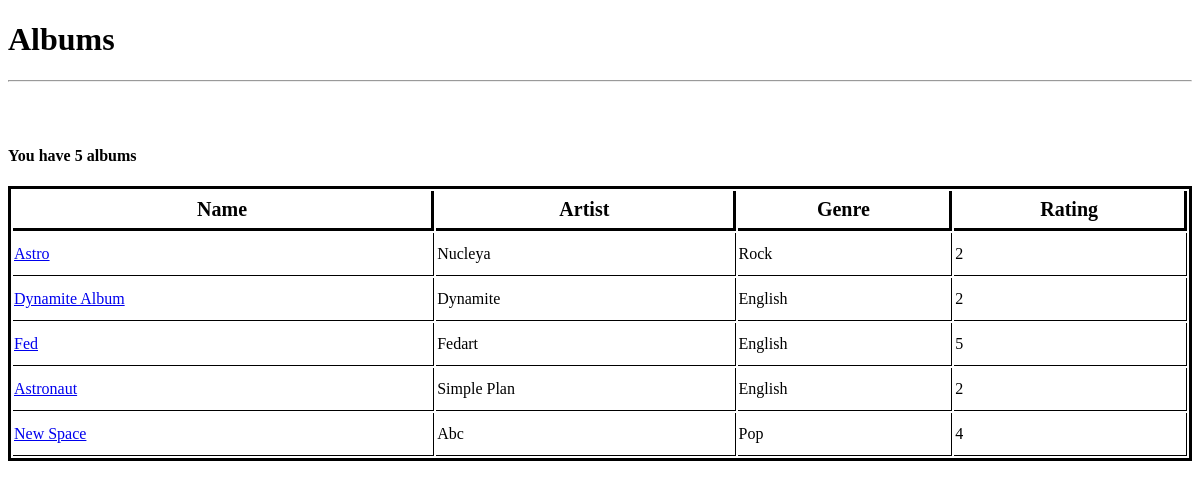
/music/albums/, run on the app's committed database.
### Music/models.py (models this page shows, shortened)
class Album(models.Model):
	title = models.CharField(max_length=200)
	artist = models.CharField(max_length=200)
	genre = models.CharField(max_length=50, choices=[
		('English', 'English'),
		('Rock', 'Rock'),
		('Bollywood', 'Bollywood'),
		('Pop', 'Pop'),
		('Indie', 'Indie'),
		('Soundtrack', 'Soundtrack'),
		('Other', 'Other'),
	])
	rating = models.IntegerField(default=0, choices=[
		(1, 1),
		(2, 2),
		(3, 3),
		(4, 4),
		(5, 5),
	])
	cover_image = models.ImageField(default=None, null=True)

### Music/views.py (the view)
# urls.py: path('albums/', views.album_list, name="album_list"),
def album_list(request):
	album_list = Album.objects.all()
	return  render(request, "Music/album_list.html", context={"all_albums": album_list})

### templates/Music/album_list.html (shortened to what this page needs)
<!DOCTYPE html>
<html lang="en">
<head>
</head>
<body>
    <h1> Albums </h1>
    <hr>
    <br>
    <br>
    <h4>You have {{ all_albums|length }} albums</h4>
    <table>
        <tr>
            <th>Name</th>
            <th>Artist</th>
            <th>Genre</th>
            <th>Rating</th>
        </tr>
        {% for album in all_albums %}
        <tr>
            <td><a href="{% url 'album_details' album.id  %}">{{ album.title| title }}</a></td>
            <td>{{ album.artist| title }}</td>
            <td>{{ album.genre| title }}</td>
            <td>{{ album.rating | center:'15' }}</td>
        </tr>
        {% endfor %}
    </table>
</body>
</html>

### templates/Music/album_list.html (style rules this page uses)
table { border: solid 3px; width: 100%; }
th { border-bottom: solid 3px; border-right: solid 3px; font-size: 20px; }
td, tr { height: 40px; border-right: solid 1px; border-bottom: solid 1px; }

### data on the page
Album: title "Astro", artist "Nucleya", genre "Rock", rating "2"
Album: title "Dynamite Album", artist "Dynamite", genre "English", rating "2"
Album: title "Fed", artist "Fedart", genre "English", rating "5"
Album: title "Astronaut", artist "Simple Plan", genre "English", rating "2"
Album: title "New Space", artist "Abc", genre "Pop", rating "4"

### other printed values
{{ all_albums|length }} "5"
